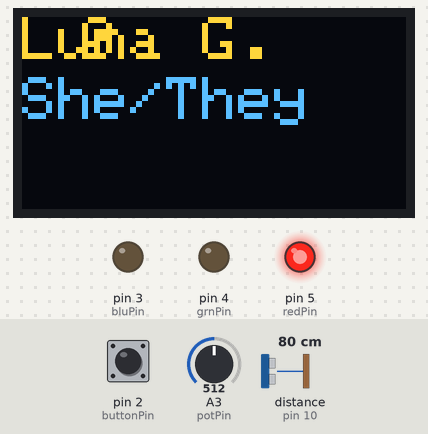
The sketch below on a simulated Arduino Uno, built with avr-gcc and run on an emulated ATmega328P. On the bench: 128×64 one-colour display, output pins drawn as LEDs (lit = HIGH). Wiring (inferred from the names in the program): ultrasonic range finder: trigger pin 9; echo pin 10. The inputs (shaded band) are chosen by the test bench; at power-on: distance to the obstacle (sensor on pin 10) 80 cm, pin 2 (buttonPin) LOW, A3 (potPin) = 512. The echo pulse lasts 58.3 µs per cm; the OLED is the two-colour kind (top 16 rows yellow); pins used as bus, display or sensor lines are not drawn.

Above: at 1.2 s.
1.3 s: distance to the obstacle (sensor on pin 10) set to 12 cm
2.8 s: distance to the obstacle (sensor on pin 10) set to 9 cm
At 3.3 s:
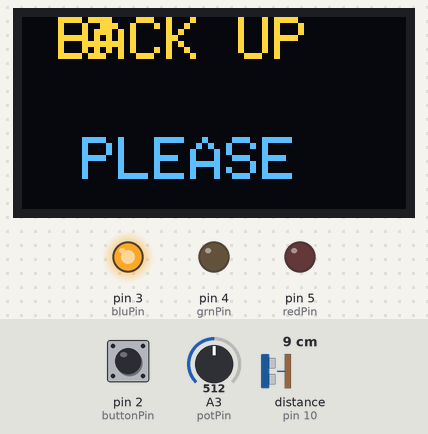
5.8 s: pin 2 (buttonPin) pulled HIGH for 0.15 s
At 6.14 s:
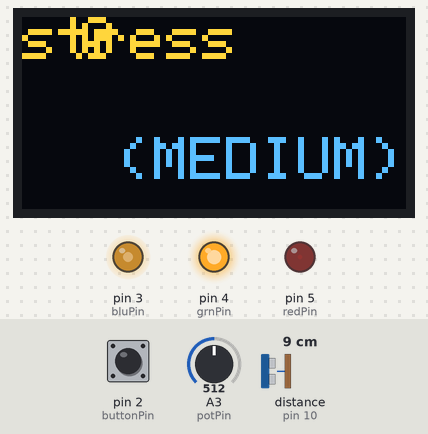
6.5 s: A3 (potPin) set to 349
At 6.79 s:
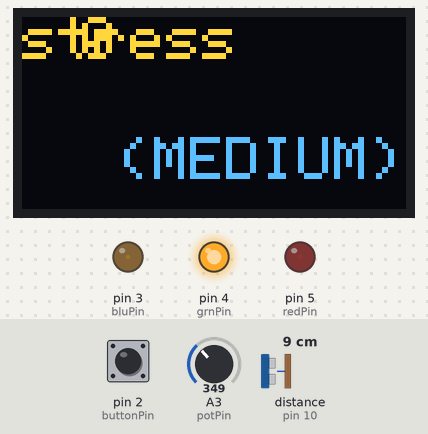
8.8 s: A3 (potPin) set to 333
At 9.07 s:
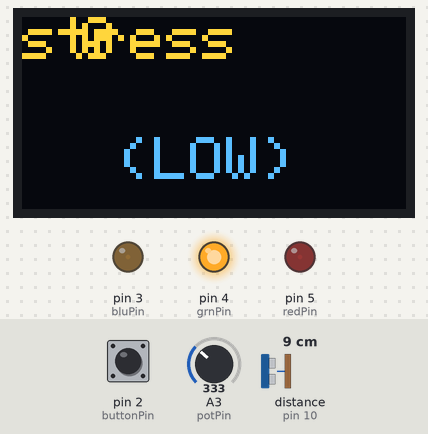
11.1 s: A3 (potPin) set to 692
At 11.42 s:
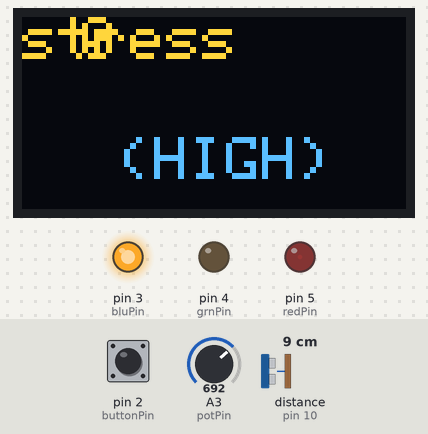
Timing chart, 0 to 14.1 s (numbered marks = the images above; inputs shaded):
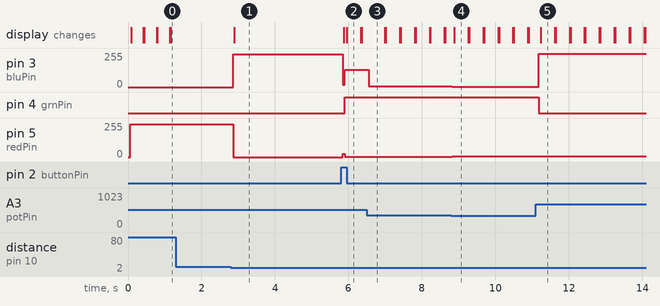

Measured:
- the behaviour switches between 11 and 10 cm on distance to the obstacle (sensor on pin 10) (found by bisection; images 0 and 1)
- the behaviour switches between 341 and 340 on A3 (potPin) (found by bisection; images 3 and 4)
- after the input at 1.3 s, every drawn part: stays the same
- after the input at 2.8 s, pin 3 (bluPin): 0/255 → 247/255 after 0.06 s; pin 5 (redPin): 247/255 → 0/255 after 0.06 s; the display: changes after 0.09 s (image 1)
- after the input at 5.8 s, pin 3 (bluPin): 247/255 → 128/255 after 0.05 s; pin 4 (grnPin): LOW → HIGH after 0.10 s; pin 5 (redPin): 0/255 → 1/255 after 0.05 s; the display: first changes after 0.07 s (image 2 shows a later state)
- after the input at 6.5 s, pin 3 (bluPin): 128/255 → 6/255 after 0.05 s
- after the input at 8.8 s, pin 3 (bluPin): 6/255 → 1/255 at once; pin 5 (redPin): 1/255 → 7/255 at once; the display: changes after 0.08 s (image 4)
- after the input at 11.1 s, pin 3 (bluPin): 1/255 → 250/255 after 0.08 s; pin 4 (grnPin): HIGH → LOW after 0.08 s; pin 5 (redPin): 7/255 → 6/255 after 0.08 s; the display: changes after 0.13 s (image 5)

The sketch:

PRO_NOUN_V5.ino
```cpp
#include <Wire.h>
#include<Adafruit_GFX.h>
#include<Adafruit_SSD1306.h>

#define screen_width 128
#define screen_height 64


Adafruit_SSD1306 display(screen_width, screen_height);

const int trigPin = 9;
const int echoPin = 10;
const int buttonPin = 2;

int power1;
int power2 = A1;
int potPin = A3; // Potentiometer output connected to analog pin 3
int potVal = 0; // Variable to store the input from the potentiometer
int stmer=1;
// OUTPUT: Use digital pins 9-11, the Pulse-width Modulation (PWM) pins
// LED's cathodes should be connected to digital GND
int redPin = 5;   // Red LED,   connected to digital pin 5
int grnPin = 4;  // Green LED, connected to digital pin 4
int bluPin = 3;  // Blue LED,  connected to digital pin 3

// Program variables
int redVal = 0;   // Variables to store the values to send to the pins
int grnVal = 0;
int bluVal = 0;

// defines variables
long duration;
int distance;
int buttonState = 0;

int modestate = 0;

void setup() {
    pinMode(redPin, OUTPUT);   // sets the pins as output
  pinMode(grnPin, OUTPUT);
  pinMode(bluPin, OUTPUT);
   pinMode(buttonPin, INPUT);
  // put your setup code here, to run once:
    pinMode(trigPin, OUTPUT); // Sets the trigPin as an Output
  pinMode(echoPin, INPUT); // Sets the echoPin as an Input
  Serial.begin(9600); // Starts the serial communication
display.begin(SSD1306_SWITCHCAPVCC, 0x3c);
}

void loop() {
  potVal = analogRead(potPin);
   digitalWrite(trigPin, LOW);
  delayMicroseconds(2);
  // Sets the trigPin on HIGH state for 10 micro seconds
  digitalWrite(trigPin, HIGH);
  delayMicroseconds(10);
  digitalWrite(trigPin, LOW);
  // Reads the echoPin, returns the sound wave travel time in microseconds
  duration = pulseIn(echoPin, HIGH);
  // Calculating the distance
  distance = 0.393701*(duration * 0.034 / 2);
  power1= power2*.0293255;
buttonState = digitalRead(buttonPin);

 if (buttonState == HIGH) {

    modestate= ++modestate;
  }

  if(modestate == 0){
if(distance>3){


  me();
  volt();


}
else{
  mad();
  volt();
}
  }
else if(modestate==1){
  joy();
  volt();
}
else if(modestate==2){
  stress();
  volt();
}
    else if(modestate>2){
      modestate= 0;
    }


}


void me() {
    redVal = 247;  // Red from full to off
    grnVal = 0;        // Green from off to full
    bluVal = 0;             // Blue off

 display.clearDisplay();

display.setTextSize(2);
display.setTextColor(SSD1306_WHITE);
display.setCursor(0, 0);
display.print("Luna G. ");
display.setCursor(0, 20);
display.print("She/They");
display.display();

      analogWrite(redPin, redVal);   // Write values to LED pins
  analogWrite(grnPin, grnVal);
  analogWrite(bluPin, bluVal);

}


void mad(void) {
    redVal = 0;  // Red from full to off
    grnVal = 0;        // Green from off to full
    bluVal = 247;             // Blue off


display.clearDisplay();
display.setTextSize(2);
display.setTextColor(SSD1306_WHITE);
display.setCursor(0, 0);
display.print(" BACK UP   ");
display.setCursor(20, 40);
display.print("PLEASE");
display.display();
      analogWrite(redPin, redVal);   // Write values to LED pins
  analogWrite(grnPin, grnVal);
  analogWrite(bluPin, bluVal);

}

void joy(void){
    grnVal = 10*distance;        // Green from off to full
    redVal =   8*distance;  // Red from full to off
    bluVal = 6*distance;             // Blue off
  display.clearDisplay();
  display.setTextSize(2);
  display.setTextColor(SSD1306_WHITE);
  display.setCursor(0, 0);
  display.print("distance");
  display.setCursor(20, 40);
  display.print(distance);
  display.display();

      analogWrite(redPin, redVal);   // Write values to LED pins
  analogWrite(grnPin, grnVal);
  analogWrite(bluPin, bluVal);

}

void stress(void){
  display.clearDisplay();
display.setTextSize(2);
display.setTextColor(SSD1306_WHITE);
display.setCursor(0, 0);
display.print("stress");
display.display();

  potVal = analogRead(potPin);   // read the potentiometer value at the input pin

  if (potVal < 341)  // Lowest third of the potentiometer's range (0-340)
  {
    potVal = (potVal * 3) / 4; // Normalize to 0-255

    redVal = 256 - potVal;  // Red from full to off
    grnVal = potVal;        // Green from off to full
    bluVal = 1;             // Blue off
    stmer=1;


      analogWrite(redPin, redVal);   // Write values to LED pins
  analogWrite(grnPin, grnVal);
  analogWrite(bluPin, bluVal);
  }
  else if (potVal < 682) // Middle third of potentiometer's range (341-681)
  {
    potVal = ( (potVal-341) * 3) / 4; // Normalize to 0-255

    redVal = 1;            // Red off
    grnVal = 256 - potVal; // Green from full to off
    bluVal = potVal;       // Blue from off to full
    stmer=2;


      analogWrite(redPin, redVal);   // Write values to LED pins
  analogWrite(grnPin, grnVal);
  analogWrite(bluPin, bluVal);
  }
  else  // Upper third of potentiometer"s range (682-1023)
  {
    potVal = ( (potVal-683) * 3) / 4; // Normalize to 0-255

    redVal = potVal;       // Red from off to full
    grnVal = 1;            // Green off
    bluVal = 256 - potVal; // Blue from full to off
    stmer=3;


      analogWrite(redPin, redVal);   // Write values to LED pins
  analogWrite(grnPin, grnVal);
  analogWrite(bluPin, bluVal);

  }


if(stmer==1){
     display.setCursor(20, 40);
    display.print(" (LOW) ");
    display.display();

}
else if(stmer==2){
     display.setCursor(20, 40);
    display.print(" (MEDIUM) ");
    display.display();

}
else{
       display.setCursor(20, 40);
    display.print(" (HIGH) ");
    display.display();

}
}

void volt(void){
     display.setCursor(20, 0);
    display.print(power1);
    display.display();
}
```
